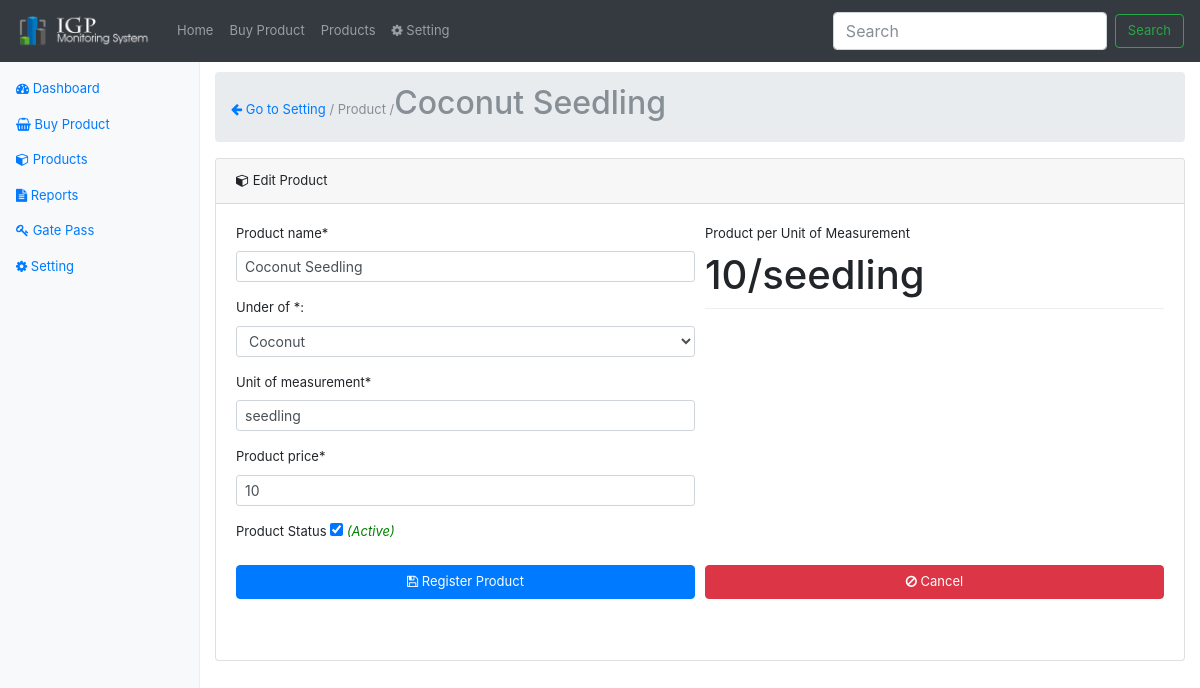
The page /product-register.php?edit=2 on the database as committed earlier.
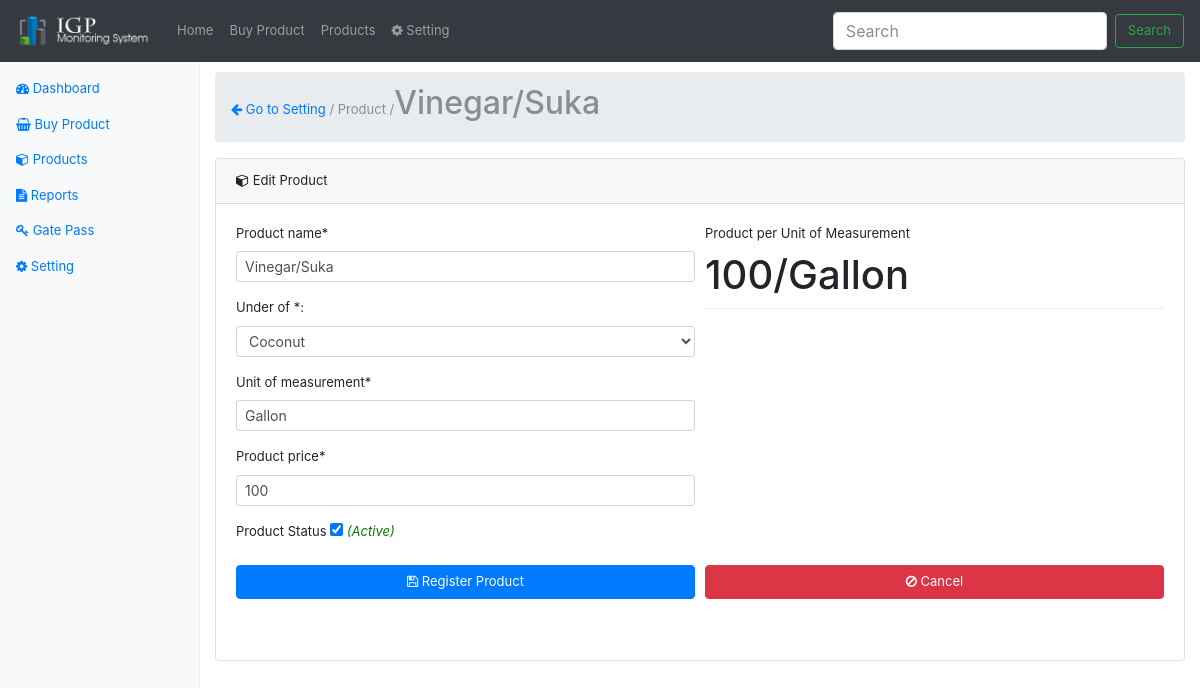
The same page on the database as committed later.
### tables this page shows
CREATE TABLE `products` (
  `product_id` int(11) NOT NULL,
  `product_name` varchar(45) DEFAULT NULL,
  `product_price` int(11) DEFAULT NULL,
  `created_on` timestamp NULL DEFAULT CURRENT_TIMESTAMP,
  `created_by` int(11) DEFAULT NULL,
  `project_id` int(11) DEFAULT NULL,
  `unit_of_measurement` varchar(45) DEFAULT NULL,
  `product_status` enum('Y','N') DEFAULT 'Y'
);

CREATE TABLE `product_price` (
  `price_id` int(11) NOT NULL,
  `price` double DEFAULT NULL,
  `created_updated_on` timestamp NULL DEFAULT CURRENT_TIMESTAMP,
  `created_by` int(11) DEFAULT NULL
);

### classes/DbConfig.php (called while the page is built, shortened)
<?php
class DbConfig
{
    private $_host = 'localhost';
    private $_username = 'root';
    private $_password = '';
    private $_database = 'monitoringsystem';
    protected $connection;
    public function __construct()
    {
        if (!isset($this->connection)) {
            $this->connection = new mysqli($this->_host, $this->_username, $this->_password, $this->_database);
        }
        return $this->connection;
    }
}
?>

### classes/Crud.php (called while the page is built, shortened)
<?php
include_once 'DbConfig.php';
class Crud extends DbConfig
{
    public function getData($query)
    {
        $result = $this->connection->query($query);
        $rows = array();
        while ($row = $result->fetch_assoc()) {
            $rows[] = $row;
        }
        return $rows;
    }
    public function escape_string($value)
    {
        return $this->connection->real_escape_string($value);
    }
}
?>

### product-register.php (the view, shortened to what this page needs)
<?php
    require_once('layout/header.php');
    require_once('classes/Crud.php');
    $crud = new Crud();
    $projects = $crud->getData("SELECT * FROM projects;");
    $product_name = "";
    $price= "";
    $project_id   = "";
    $unit_of_measurement ="";
    $product_status="";
    $found=false;
    $add=true;
    if(isset($_GET['edit'])){
        $id = $crud->escape_string($_GET['edit']);
       if(is_numeric($id) && $id!=''){
              $products = $crud->getData("SELECT * FROM products p ".
                                         "INNER JOIN product_price pp ON pp.price_id= p.product_price WHERE product_id=".$_GET['edit']);
              $found=(count($products)==1)?true:false;
              $add=false;
              foreach ($products as $res) {
                  $product_name = $res['product_name'];
                  $price        =$res['price'];
                  $project_id   = $res['project_id'];
                  $unit_of_measurement =$res['unit_of_measurement'];
                  $product_status =$res['product_status'];
              }
        }
    }
?>
<link href="assets/bootstrap-datepicker3.min.css" rel="stylesheet">
<?php require_once('layout/nav.php');?>
        <main role="main" class="col-sm-9 ml-sm-auto col-md-10 pt-3">
           <nav aria-label="breadcrumb" role="navigation">
              <ol class="breadcrumb">
                    <li class="breadcrumb-item active" aria-current="page"><a href='setting.php'><i class="fa fa-arrow-left" aria-hidden="true"></i> Go to Setting</a> / Product /<h2><?php echo  $product_name;?></h2> </li>
              </ol>
           </nav>
         <div class="card">
              <div class="card-header">
                    <i class="fa fa-cube" aria-hidden="true"></i>  <?php echo($add)?'Add':'Edit';?> Product
              </div>
              <div class="card-body">
                 <?php if($found || $add){?>
                      <div class="row">
                        <div class="col-md-12">
                               <form data-toggle="validator" role="form" id="form">
                                        <div class="form-row">
                                              <div class="col-md-6">
                                                  <div class="form-group">
                                                        <label >Product name*</label>
                                                        <input class="form-control form-control-sm" id="product_name" name="product_name" type="text"  placeholder="Enter product name" required
                                                        value="<?php echo $product_name;?>">
                                                  </div>
                                                   <div class="form-group">
                                                  <label>Under of *:</label>
                                                        <select required class="form-control form-control-sm" id="project" name="project">
                                                              <?php
                                                                  foreach ($projects as $res) {
                                                              ?>
                                                              <option value="<?php echo $res['project_id'];?>"
                                                                <?php echo($res['project_id']==$project_id)?'Selected':'';?>
                                                                ><?php echo $res['project_name'];?></option>
                                                              <?php } ?>
                                                        </select>
                                                  </div>
                                                  <div class="form-group">
                                                        <label >Unit of measurement*</label>
                                                        <input class="form-control form-control-sm" id="measurement" name="measurement" type="text"  placeholder="example: kilo" required value="<?php echo $unit_of_measurement;?>">
                                                  </div>
                                                  <div class="form-group">
                                                        <label >Product price*</label>
                                                        <input class="form-control form-control-sm" id="price" name="price" type="text"  placeholder="0.00" required value="<?php echo $price;?>">
                                                  </div>
                                                  <div class="form-group">
                                                              <label for="check">Product Status</label>
                                                              <input  id="product_status" name="product_status" type="checkbox"
                                                              <?php echo($product_status=='Y')?'checked':'';?> />
                                                              <span id="stat" class="italic <?php echo($product_status=='Y')?'green':'red';?>"><?php echo($product_status=='Y')?'(Active)':'(Unactive)';?></span>
                                                  </div>
                                              </div>
                                              <div class="col-md-6">
                                                 <div class="form-group">
                                                      <label for="exampleInputLastName">Product per Unit of Measurement</label>
                                                      <h1><span id="price_"><?php echo ($price=="")?'Price':$price;?></span>/<span id="measurement_"><?php echo ($unit_of_measurement=="")?'Measurement':$unit_of_measurement;?></span></h1>
                                                  </div>
                                              </div>
                                        </div>
                                        <div class="form-group">
                                          <div class="form-row">
                                              <div class="col-md-6">
                                                  <button type="submit" name="submit" class="btn btn-primary btn-block" ><i class="fa fa-floppy-o" aria-hidden="true"></i> Register Product</button>
                                              </div>
                                              <br/><br/>
                                              <div class="col-md-6">
                                                  <button id="cancel" class="btn btn-danger btn-block" ><i class="fa fa-ban" aria-hidden="true"></i> Cancel</button>
                                              </div>
                                          </div>
                                      </div>
                              </form>
                              <br/>
                      </div>
                  </div>
                  <?php }else{?>
                         <h2 style="text-align: center;width: 100%;"><span style='color:red;'>SYSTEM ERROR 404:</span><br/><small>Product Not Found, maybe because product is not exist.</small></h2>
                  <?php } ?>
              </div>
        </div>
        </div>
<?php require_once('layout/footer.php');?>

### layout/header.php (shortened to what this page needs)
<!DOCTYPE html>
<html lang="en">
<head><meta http-equiv="Content-Type" content="text/html; charset=UTF-8">
          <link href="./assets/font-awesome/css/font-awesome.min.css" rel="stylesheet" type="text/css">
          <link href="./assets/bootstrap.min.css" rel="stylesheet">
          <link href="./assets/dashboard.css" rel="stylesheet">
          <link href="./assets/animate.css" rel="stylesheet">
</head>
<body>
    <header>
          <nav class="navbar navbar-expand-md navbar-dark fixed-top bg-dark">
            <a class="navbar-brand" href="dashboard.php"><img src="img/logo.png" style="width: 137px;" /></a>
            <div class="collapse navbar-collapse" id="navbarsExampleDefault">
              <ul class="navbar-nav mr-auto">
                <li class="nav-item">
                  <a class="nav-link <?php echo (basename($_SERVER['PHP_SELF'])=="index.php")? 'active': '';?>"  href="index.php"> Home </a>
                </li>
                 <li class="nav-item">
                  <a class="nav-link <?php echo (basename($_SERVER['PHP_SELF'])=="buy.php")? 'active': '';?>" href="buy.php"> Buy Product</a>
                </li>
                <li class="nav-item">
                  <a class="nav-link <?php echo (basename($_SERVER['PHP_SELF'])=="project-list.php")? 'active': '';?>" href="project-list.php"> Products </a>
                </li>
                <li class="nav-item">
                  <a class="nav-link <?php echo (basename($_SERVER['PHP_SELF'])=="setting.php")? 'active': '';?>" href="setting.php"><i class="fa fa-cog" aria-hidden="true"></i> Setting</a>
                </li>
              </ul>
              <form class="form-inline mt-2 mt-md-0">
                <input class="form-control mr-sm-2" type="text" placeholder="Search" aria-label="Search">
                <button class="btn btn-outline-success my-2 my-sm-0" type="submit">Search</button>
              </form>
            </div>
          </nav>
    </header>

### layout/nav.php
<div class="container-fluid">
 <div class="row">
     <nav class="col-sm-3 col-md-2 d-none d-sm-block bg-light sidebar">
              <ul class="nav nav-pills flex-column">
                <li class="nav-item">
                  <a class="nav-link <?php echo (basename($_SERVER['PHP_SELF'])=="index.php")? 'active': '';?>"  href="index.php"><i class="fa fa-tachometer"></i> Dashboard</a>
                </li>
                 <li class="nav-item">
                  <a class="nav-link <?php echo (basename($_SERVER['PHP_SELF'])=="buy.php")? 'active': '';?>" href="buy.php"><i class="fa fa-shopping-basket" ></i> Buy Product</a>
                </li>
                <li class="nav-item">
                  <a class="nav-link <?php echo (basename($_SERVER['PHP_SELF'])=="project-list.php")? 'active': '';?>" href="project-list.php"><i class="fa fa-cube"></i> Products </a>
                </li>
                <li class="nav-item">
                  <a class="nav-link <?php echo (basename($_SERVER['PHP_SELF'])=="report.php")? 'active': '';?>" href="report.php"><i class="fa fa-file-text" ></i> Reports</a>
                </li>
                <li class="nav-item">
                  <a class="nav-link <?php echo (basename($_SERVER['PHP_SELF'])=="gatepass.php")? 'active': '';?>" href="gatepass.php"><i class="fa fa-key" aria-hidden="true"></i> Gate Pass</a>
                </li>
                <li class="nav-item">
                  <a class="nav-link <?php echo (basename($_SERVER['PHP_SELF'])=="setting.php")? 'active': '';?>" href="setting.php"><i class="fa fa-cog" aria-hidden="true"></i> Setting</a>
                </li>
              </ul>
    </nav>

### layout/footer.php (shortened to what this page needs)
	</div>
</body>
</html>

### assets/dashboard.css (style rules this page uses)
body { padding-top: 3.5rem; }
h1 { padding-bottom: 9px; margin-bottom: 20px; border-bottom: 1px solid #eee; }
.sidebar { position: fixed; top: 51px; bottom: 0; left: 0; z-index: 1000; padding: 20px 0; overflow-x: hidden; overflow-y: auto; border-right: 1px solid #eee; }
.sidebar .nav { margin-bottom: 20px; }
.sidebar .nav-item { width: 100%; }
.sidebar .nav-item + .nav-item { margin-left: 0; }
.sidebar .nav-link { border-radius: 0; }
h2 { display: inline-block !important; }
.green { color: green; }
.italic { font-style: italic; }

### layout/header.php (style rules this page uses)
body { font-size: 13px !important; }
.btn { font-size: 13px; }

Rows that differ between the two databases and show on the page:
changed products: product_name "Coconut Seedling" → "Vinegar/Suka"; measurement "seedling" → "Gallon"; price "10" → "100"; product_price.price "10" → "100"; unit_of_measurement "seedling" → "Gallon"
